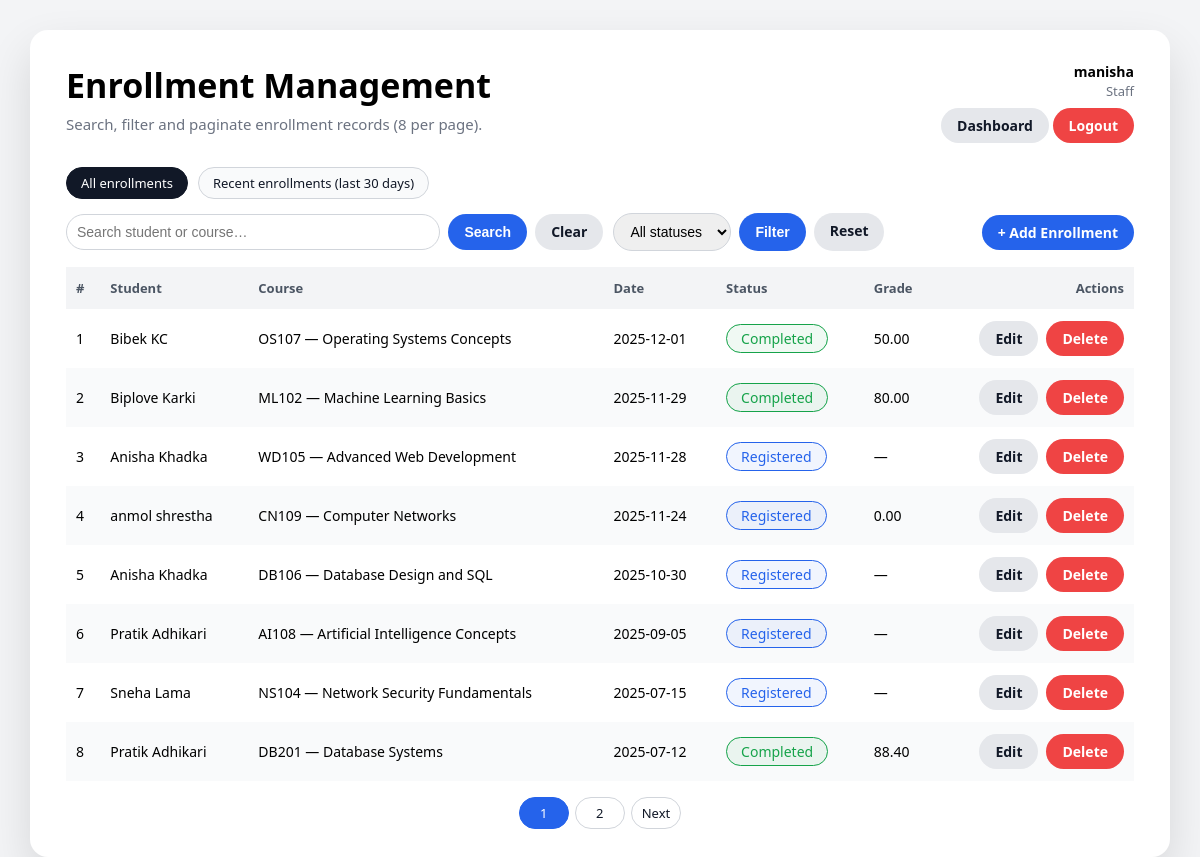
The page /user_registration_system/user_code/list_enrollment.php (signed in) on the database its author committed.
### tables this page shows
CREATE TABLE `enrollment` (
  `EnrollmentID` int(11) NOT NULL,
  `StudentID` int(11) NOT NULL,
  `CourseID` int(11) NOT NULL,
  `EnrollmentDate` date NOT NULL,
  `FinalGrade` decimal(5,2) DEFAULT NULL,
  `Status` varchar(20) DEFAULT 'registered',
  `IsActive` tinyint(1) DEFAULT 1
);

CREATE TABLE `course` (
  `CourseID` int(11) NOT NULL,
  `StaffID` int(11) DEFAULT NULL,
  `CourseName` varchar(100) NOT NULL,
  `CourseCode` varchar(20) NOT NULL,
  `Description` text DEFAULT NULL,
  `Credits` int(11) NOT NULL,
  `Fee` decimal(10,2) DEFAULT 0.00,
  `IsActive` tinyint(1) DEFAULT 1,
  `StartDate` date DEFAULT NULL
);

### user_registration_system/user_code/list_enrollment.php (the view, shortened to what this page needs)
<?php
$pdo = getDB();
$username = $_SESSION['username'] ?? 'User';
$role     = $_SESSION['role'] ?? '';
$keyword   = trim($_GET['q'] ?? '');
$status    = trim($_GET['status'] ?? '');
$showRecent = isset($_GET['recent']) && $_GET['recent'] === '1';
$recentDays = 30;
$perPage = 8;
$page    = max(1, (int)($_GET['page'] ?? 1));
$offset  = ($page - 1) * $perPage;
$where  = " WHERE 1=1 ";
$params = [];
$countSql = "
    SELECT COUNT(*)
    FROM enrollment e
    JOIN student s ON e.StudentID = s.StudentID
    JOIN course  c ON e.CourseID  = c.CourseID
    $where
";
$stmt = $pdo->prepare($countSql);
$stmt->execute($params);
$totalRows  = (int)$stmt->fetchColumn();
$totalPages = max(1, (int)ceil($totalRows / $perPage));
$sql = "
    SELECT
        e.EnrollmentID,
        e.EnrollmentDate,
        e.Status,
        e.FinalGrade,
        CONCAT(s.FirstName,' ',s.LastName) AS StudentName,
        s.Email AS StudentEmail,
        c.CourseName,
        c.CourseCode
    FROM enrollment e
    JOIN student s ON e.StudentID = s.StudentID
    JOIN course  c ON e.CourseID  = c.CourseID
    $where
    ORDER BY e.EnrollmentDate DESC, e.EnrollmentID DESC
    LIMIT :limit OFFSET :offset
";
$stmt = $pdo->prepare($sql);
$stmt->bindValue(':limit',  (int)$perPage, PDO::PARAM_INT);
$stmt->bindValue(':offset', (int)$offset,  PDO::PARAM_INT);
$stmt->execute();
$rows = $stmt->fetchAll(PDO::FETCH_ASSOC);
function status_badge(string $s): string {
    $colors = [
        'completed'   => '#16a34a',
        'registered'  => '#2563eb',
        'in-progress' => '#f59e0b',
        'failed'      => '#dc2626',
        'dropped'     => '#dc2626',
    ];
    $c = $colors[$s] ?? '#6b7280';
    return "<span style='
        padding:4px 14px;
        border-radius:999px;
        border:1px solid {$c};
        color:{$c};
        background-color:{$c}10;
        font-size:14px;
    '>".ucfirst($s)."</span>";
}
function page_link(int $page, string $keyword, string $status, bool $recent): string {
    $q = ['page' => $page];
    return 'list_enrollment.php?' . http_build_query($q);
}
?>
<!DOCTYPE html>
<html lang="en">
<head>
</head>
<body>
<div class="page">
  <div class="header-top">
    <div class="title-block">
      <h1>Enrollment Management</h1>
      <p>Search, filter and paginate enrollment records (8 per page).</p>
    </div>
    <div class="user-block">
      <strong><?= htmlspecialchars($username) ?></strong>
      <span class="user-role"><?= htmlspecialchars($role) ?></span>
      <div style="margin-top:8px;">
        <a href="dashboard.php" class="btn btn-dashboard">Dashboard</a>
        <a href="logout.php" class="btn btn-logout">Logout</a>
      </div>
    </div>
  </div>
  <div class="pill-row">
    <a href="list_enrollment.php<?= ($keyword || $status) ? '?' . http_build_query(['q'=>$keyword,'status'=>$status]) : '' ?>"
       class="pill <?= !$showRecent ? 'active' : '' ?>">All enrollments</a>
    <a href="list_enrollment.php?<?= http_build_query(array_filter([
          'q'      => $keyword,
          'status' => $status,
          'recent' => '1'
        ])) ?>"
       class="pill <?= $showRecent ? 'active' : '' ?>">Recent enrollments (last <?= $recentDays ?> days)</a>
  </div>
  <div class="toolbar">
    <form method="get" class="search-box">
      <input class="input" type="text" name="q" placeholder="Search student or course…"
             value="<?= htmlspecialchars($keyword) ?>">
      <button class="btn btn-blue" type="submit">Search</button>
      <a href="list_enrollment.php" class="btn btn-gray">Clear</a>
    </form>
    <form method="get" class="filter-box">
      <select class="select" name="status">
        <option value="">All statuses</option>
      </select>
      <button class="btn btn-blue" type="submit">Filter</button>
      <a href="list_enrollment.php" class="btn btn-gray">Reset</a>
    </form>
    <div style="text-align:right;">
      <a href="create_enrollment.php" class="btn btn-add">+ Add Enrollment</a>
    </div>
  </div>
  <table>
    <thead>
      <tr>
        <th>#</th>
        <th>Student</th>
        <th>Course</th>
        <th>Date</th>
        <th>Status</th>
        <th>Grade</th>
        <th style="text-align:right;">Actions</th>
      </tr>
    </thead>
    <tbody>
    <?php if (!$rows): ?>
      <tr><td colspan="7" style="text-align:center;padding:20px;">No records found.</td></tr>
    <?php else: ?>
      <?php $i = $offset + 1; ?>
      <?php foreach ($rows as $r): ?>
        <tr>
          <td><?= $i++ ?></td>
          <td><?= htmlspecialchars($r['StudentName']) ?></td>
          <td><?= htmlspecialchars($r['CourseCode'].' — '.$r['CourseName']) ?></td>
          <td><?= htmlspecialchars($r['EnrollmentDate']) ?></td>
          <td><?= status_badge($r['Status']) ?></td>
          <td><?= $r['FinalGrade'] === null ? '—' : htmlspecialchars($r['FinalGrade']) ?></td>
          <td>
            <div class="actions">
              <a href="edit_enrollment.php?id=<?= (int)$r['EnrollmentID'] ?>" class="btn btn-edit">Edit</a>
              <a href="delete_enrollment.php?id=<?= (int)$r['EnrollmentID'] ?>"class="btn btn-delete"> Delete</a>
            </div>
          </td>
        </tr>
      <?php endforeach; ?>
    <?php endif; ?>
    </tbody>
  </table>
  <?php if ($totalPages > 1): ?>
    <div class="pagination">
      <?php for ($p = 1; $p <= $totalPages; $p++): ?>
        <a class="page-link <?= $p === $page ? 'active' : '' ?>"
           href="<?= htmlspecialchars(page_link($p, $keyword, $status, $showRecent)) ?>">
           <?= $p ?>
        </a>
      <?php endfor; ?>
      <?php if ($page < $totalPages): ?>
        <a class="page-link" href="<?= htmlspecialchars(page_link($page+1, $keyword, $status, $showRecent)) ?>">Next</a>
      <?php endif; ?>
    </div>
  <?php endif; ?>
</div>
</body>
</html>

### user_registration_system/user_code/list_enrollment.php (style rules this page uses)
body { margin:0; padding:30px; background:#f3f4f6; font-family:system-ui, -apple-system, BlinkMacSystemFont, "Segoe UI", sans-serif; }
.page { max-width:1200px; margin:0 auto; background:#ffffff; border-radius:18px; padding:32px 36px 28px; box-shadow:0 20px 45px rgba(0,0,0,0.12); }
.header-top { display:flex; justify-content:space-between; align-items:flex-start; margin-bottom:24px; }
.title-block h1 { margin:0; font-size:34px; font-weight:800; }
.title-block p { margin:6px 0 0; color:#6b7280; font-size:15px; }
.user-block { text-align:right; font-size:14px; }
.user-block strong { display:block; }
.user-role { color:#6b7280; font-size:13px; }
.btn { display:inline-block; font-size:14px; padding:8px 16px; border-radius:999px; border:none; cursor:pointer; text-decoration:none; font-weight:600; }
.btn-dashboard { background:#e5e7eb; color:#111827; }
.btn-logout { background:#ef4444; color:#ffffff; }
.pill-row { display:flex; gap:10px; margin-bottom:14px; }
.pill { padding:6px 14px; border-radius:999px; border:1px solid #d1d5db; font-size:13px; text-decoration:none; color:#111827; background:#f9fafb; }
.pill.active { background:#111827; color:#ffffff; border-color:#111827; }
.toolbar { display:grid; grid-template-columns: minmax(0, 3fr) minmax(0, 2fr) auto; gap:10px; align-items:center; margin-bottom:16px; }
.search-box { display:flex; gap:8px; }
.input { flex:1; padding:9px 10px; border-radius:999px; border:1px solid #d1d5db; font-size:14px; }
.btn-blue { background:#2563eb; color:#ffffff; }
.btn-gray { background:#e5e7eb; color:#111827; }
.filter-box { display:flex; gap:8px; }
.select { padding:9px 12px; border-radius:999px; border:1px solid #d1d5db; font-size:14px; }
.btn-add { background:#2563eb; color:#ffffff; }
table { width:100%; border-collapse:collapse; font-size:14px; }
thead { background:#f3f4f6; }
th, td { padding:12px 10px; text-align:left; }
th { font-weight:600; font-size:13px; color:#4b5563; }
tbody tr:nth-child(even) { background:#f9fafb; }
.actions { display:flex; justify-content:flex-end; gap:8px; }
.btn-edit { background:#e5e7eb; color:#111827; }
.btn-delete { background:#ef4444; color:#ffffff; }
.pagination { margin-top:16px; display:flex; justify-content:center; gap:6px; }
.page-link { min-width:28px; padding:6px 10px; text-align:center; border-radius:999px; border:1px solid #d1d5db; text-decoration:none; font-size:13px; color:#111827; background:#ffffff; }
.page-link.active { background:#2563eb; color:#ffffff; border-color:#2563eb; }

### rows shown on the page
enrollment: StudentName "Bibek KC", CourseID.CourseName "OS107 — Operating Systems Concepts", EnrollmentDate "2025-12-01", Status "Completed", FinalGrade "50.00"
enrollment: StudentName "Biplove Karki", CourseID.CourseName "ML102 — Machine Learning Basics", EnrollmentDate "2025-11-29", Status "Completed", FinalGrade "80.00"
enrollment: StudentName "Anisha Khadka", CourseID.CourseName "WD105 — Advanced Web Development", EnrollmentDate "2025-11-28", Status "Registered"
enrollment: StudentName "anmol shrestha", CourseID.CourseName "CN109 — Computer Networks", EnrollmentDate "2025-11-24", Status "Registered", FinalGrade "0.00"
enrollment: StudentName "Anisha Khadka", CourseID.CourseName "DB106 — Database Design and SQL", EnrollmentDate "2025-10-30", Status "Registered"
enrollment: StudentName "Pratik Adhikari", CourseID.CourseName "AI108 — Artificial Intelligence Concepts", EnrollmentDate "2025-09-05", Status "Registered"
enrollment: StudentName "Sneha Lama", CourseID.CourseName "NS104 — Network Security Fundamentals", EnrollmentDate "2025-07-15", Status "Registered"
enrollment: StudentName "Pratik Adhikari", CourseID.CourseName "DB201 — Database Systems", EnrollmentDate "2025-07-12", Status "Completed", FinalGrade "88.40"

### other values the page prints
$username "manisha"
$role "Staff"
$recentDays "30"
